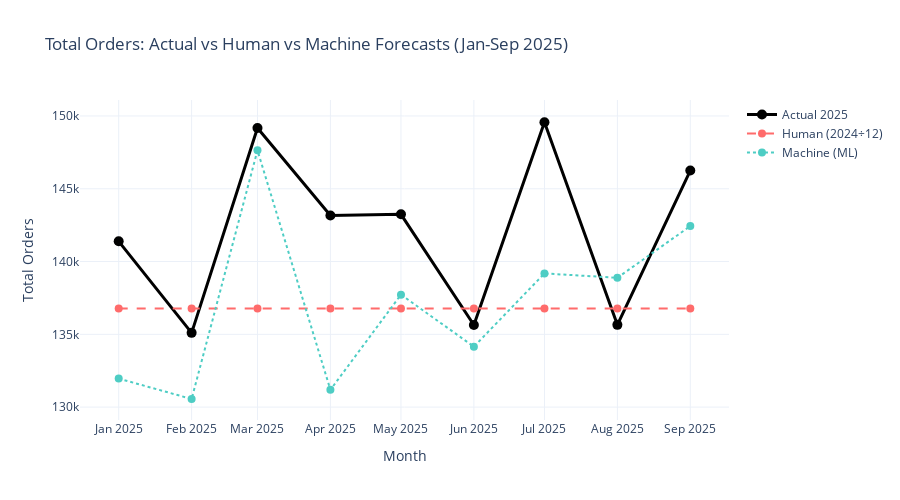

Notebook code cell kept with this figure:
### Markdown cell above
## Section 7: Create Visualizations

**The Most Crucial Visualization**: Human Error vs Machine Error

### Code cell
# Visualization 1: Monthly Comparison - Total Orders
fig1 = go.Figure()

# Actual data
fig1.add_trace(go.Scatter(
    x=orders_results.index,
    y=orders_results['Actual'],
    mode='lines+markers',
    name='Actual 2025',
    line=dict(color='black', width=3),
    marker=dict(size=10)
))

# Human forecast
fig1.add_trace(go.Scatter(
    x=orders_results.index,
    y=orders_results['Human'],
    mode='lines+markers',
    name='Human (2024÷12)',
    line=dict(color='#FF6B6B', width=2, dash='dash'),
    marker=dict(size=8)
))

# Machine forecast
fig1.add_trace(go.Scatter(
    x=orders_results.index,
    y=orders_results['Machine'],
    mode='lines+markers',
    name='Machine (ML)',
    line=dict(color='#4ECDC4', width=2, dash='dot'),
    marker=dict(size=8)
))

fig1.update_layout(
    title='Total Orders: Actual vs Human vs Machine Forecasts (Jan-Sep 2025)',
    xaxis_title='Month',
    yaxis_title='Total Orders',
    hovermode='x unified',
    height=500,
    template='plotly_white'
)

fig1.show()

# Save
fig1.write_html('../results/forecast_validation_orders_comparison.html')
print('✓ Saved: results/forecast_validation_orders_comparison.html')

### Figure 1 — Plotly figure (JSON) as saved in the notebook; plotly's stock layout.template omitted (floating-point values rounded to 4 significant figures)
{"data": [{"line": {"color": "black", "width": 3}, "marker": {"size": 10}, "mode": "lines+markers", "name": "Actual 2025", "type": "scatter", "x": ["2025-01-01T00:00:00", "2025-02-01T00:00:00", "2025-03-01T00:00:00", "2025-04-01T00:00:00", "2025-05-01T00:00:00", "2025-06-01T00:00:00", "2025-07-01T00:00:00", "2025-08-01T00:00:00", "2025-09-01T00:00:00"], "y": [141400.0, 135100.0, 149200.0, 143200.0, 143200.0, 135600.0, 149600.0, 135600.0, 146300.0]}, {"line": {"color": "#FF6B6B", "dash": "dash", "width": 2}, "marker": {"size": 8}, "mode": "lines+markers", "name": "Human (2024÷12)", "type": "scatter", "x": ["2025-01-01T00:00:00", "2025-02-01T00:00:00", "2025-03-01T00:00:00", "2025-04-01T00:00:00", "2025-05-01T00:00:00", "2025-06-01T00:00:00", "2025-07-01T00:00:00", "2025-08-01T00:00:00", "2025-09-01T00:00:00"], "y": [136800.0, 136800.0, 136800.0, 136800.0, 136800.0, 136800.0, 136800.0, 136800.0, 136800.0]}, {"line": {"color": "#4ECDC4", "dash": "dot", "width": 2}, "marker": {"size": 8}, "mode": "lines+markers", "name": "Machine (ML)", "type": "scatter", "x": ["2025-01-01T00:00:00", "2025-02-01T00:00:00", "2025-03-01T00:00:00", "2025-04-01T00:00:00", "2025-05-01T00:00:00", "2025-06-01T00:00:00", "2025-07-01T00:00:00", "2025-08-01T00:00:00", "2025-09-01T00:00:00"], "y": [132000.0, 130600.0, 147600.0, 131200.0, 137700.0, 134200.0, 139200.0, 138900.0, 142400.0]}], "layout": {"height": 500, "hovermode": "x unified", "title": {"text": "Total Orders: Actual vs Human vs Machine Forecasts (Jan-Sep 2025)"}, "xaxis": {"title": {"text": "Month"}}, "yaxis": {"title": {"text": "Total Orders"}}}}
